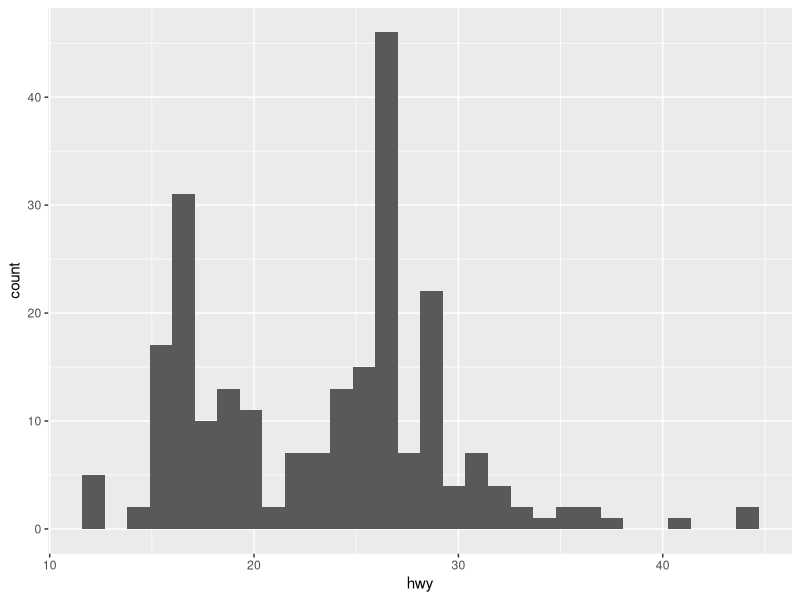
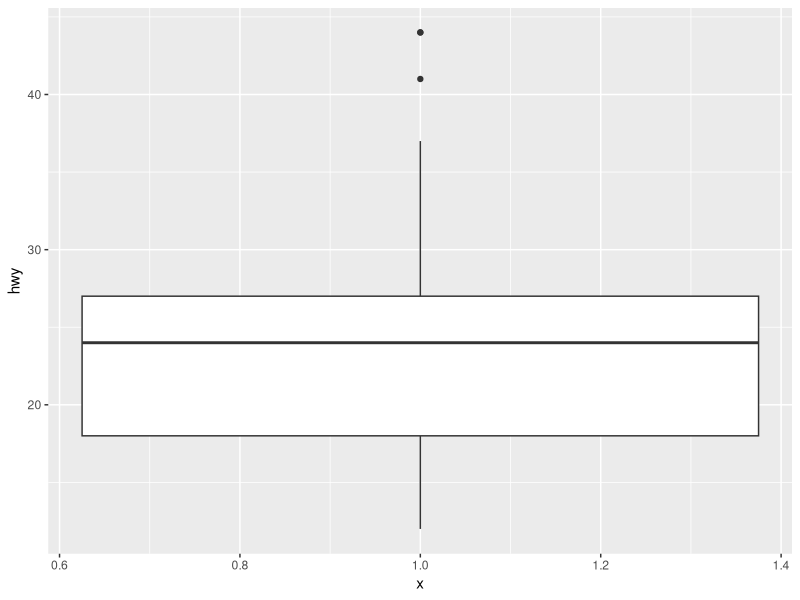
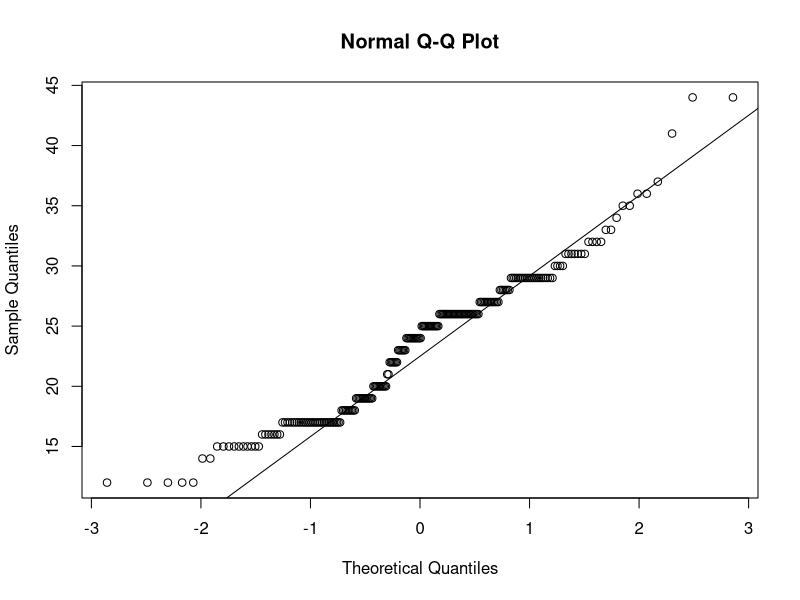

Reproduce these figures in R, in order.
#mpg$hwy 이상점 확인
library(dplyr)
library(ggplot2)
glimpse(mpg)
str(mpg)
summary(mpg)

mpg %>% ggplot() + geom_histogram(aes(x=hwy))
mpg %>% ggplot() + geom_boxplot(aes(x=1, y=hwy))
qqnorm(mpg$hwy)
qqline(mpg$hwy)
median(mpg$hwy)
mad(mpg$hwy)

mpg %>% filter(hwy > 40)
mpg %>% filter(model == 'new beetle')
mpg %>% filter(model == 'jetta')
mpg %>% filter(fl == 'd')
